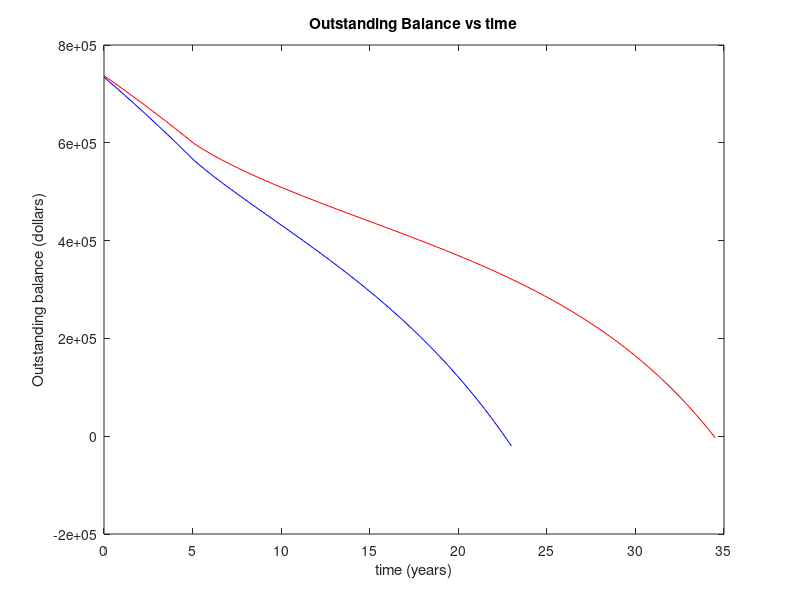

Write the MATLAB code that produced this figure.
%adjustable_rate_mortgage.m

%how much borrower pays per month
p = 4000;
h = 0.5;
t = 0;
y = 750000;
n = 0;
r = 0.03;
rTotal = 0;
while y>0
    if t>5
        r = 0.03 +0.015*sqrt(t-5);
        rTotal = rTotal + r;
    end
    t = t+h;
    y = y+h*(r*y-12*p);
    n = n+1;
end

fprintf('It takes %.3f years to pay off $750,000\nwith a total interest of %.3f\n', t, rTotal);
t1 = linspace(0,t,n);
y1 = 1:n;
h = 0.5;
t = 0;
y = 750000;
p = 4000;
r = 0.03;

for i = 1:n
    if t > 5
        r = 0.03 + 0.015*sqrt(t-5);
    end
    y = y + h*(r*y-12*p);
    y1(i) = y;
    t = t+h;
end

%how much borrower pays per month pt2
p = 4500;
h = 0.5;
t = 0;
y = 750000;
n = 0;
r = 0.03;
rTotal2 =0;
while y>0
    if t>5
        r = 0.03 +0.015*sqrt(t-5);
        rTotal2 = rTotal2 + r;
    end
    t = t+h;
    y = y+h*(r*y-12*p);
    n = n+1;
end

fprintf('It takes %.3f years to pay off $750,000\nwith a total interest of %.3f\n', t, rTotal2);
t2 = linspace(0,t,n);
y2 = 1:n;
h = 0.5;
t = 0;
y = 750000;
p = 4500;
r = 0.03;

for i = 1:n
    if t > 5
        r = 0.03 + 0.015*sqrt(t-5);
    end
    y = y + h*(r*y-12*p);
    y2(i) = y;
    t = t+h;
end

figure, plot(t1,y1,'r')
hold on
plot(t2,y2,'b');

title('Outstanding Balance vs time');
xlabel('time (years)');
ylabel('Outstanding balance (dollars)');

        
        
        
        
        





